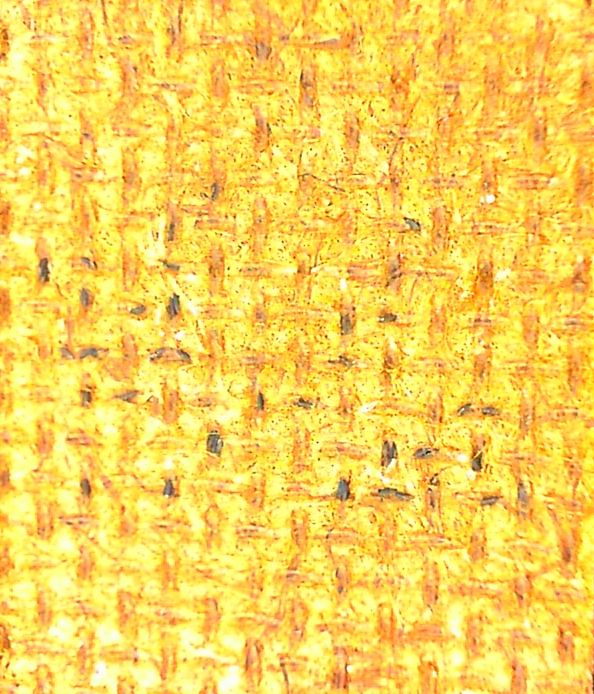
#> input picture teste12.png, 594 x 694 px
$ python teste.py   (Python 2 division)
#> lines starting #> are read from the running program, lines starting #| are printed output that depends on the picture; after the words box and inside, x2 and y2 are one past the last pixel; in counts of white or black regions, pixels touching at a corner belong together
#!/usr/bin/python


import numpy as np
import cv2
import datetime
from matplotlib import pyplot as plt


if __name__ == "__main__":
	rgb= cv2.imread('./teste12.png')
#> rgb is the input picture: shape (694, 594, 3); mean B, G, R 88.9, 211.6, 250
	s= rgb.shape
#> s = (694, 594, 3)
	gray= np.ndarray(shape=(s[0], s[1]), dtype=np.uint8)
	print gray.shape
#| (694, 594)
	for i in range (0, s[0]-1):
		for j in range (0,s[1]):
			r= 0.1*rgb[i,j, 0] + 0.1*rgb[i,j, 1] + 0.9*rgb[i,j, 2]

			if (r > 255) :
				r=255
			gray[i,j]= r;
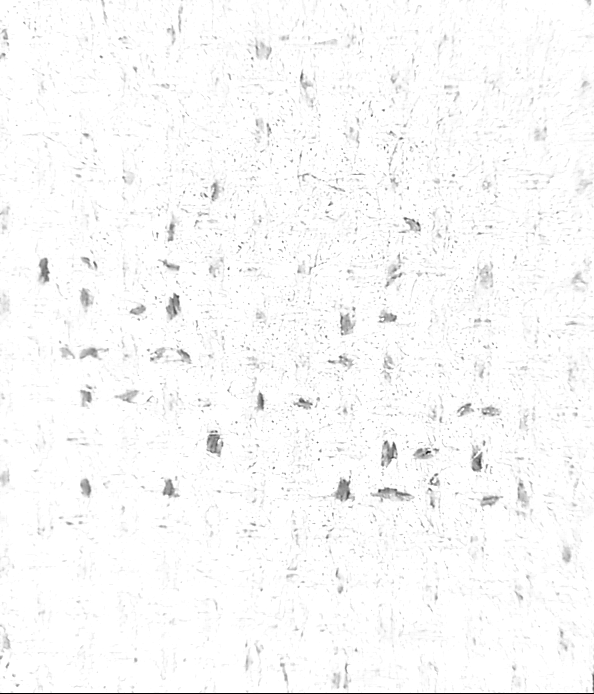
#> gray: shape (694, 594); min 0, max 255, mean 249.8
			#print r

        #lets try to clean the image, a very naive dilate algorithm
	for i in range (0, s[0]-1):
		for j in range (0,s[1]):
			 if gray[i,j] < 255 and gray[i,j] > 200:
		             if (i > 1) and (j < s[1]-1) and (i < s[0]-1) and (j > 1):
		                 if (gray[i-1, j] == 255) or (gray[i+1, j] == 255) or (gray[i, j-1] == 255) or (gray[i, j+1] ==255):
		                     gray[i+1, j] =255;
		                     gray[i-1, j] =255;
		                     gray[i, j-1] =255;
		                     gray[i, j+1] =255;
		                     gray[i, j] =255;
			 if gray[i,j] < 20 :
		             if (i > 1) and (j < s[1]-1) and (i < s[0]-1) and (j > 1):
		                 if (gray[i-1, j] == 0) or (gray[i+1, j] == 0) or (gray[i, j-1] == 0) or (gray[i, j+1] ==0):
		                     gray[i+1, j] =0;
		                     gray[i-1, j] =0;
		                     gray[i, j-1] =0;
		                     gray[i, j+1] =0;
		                     gray[i, j] =0;
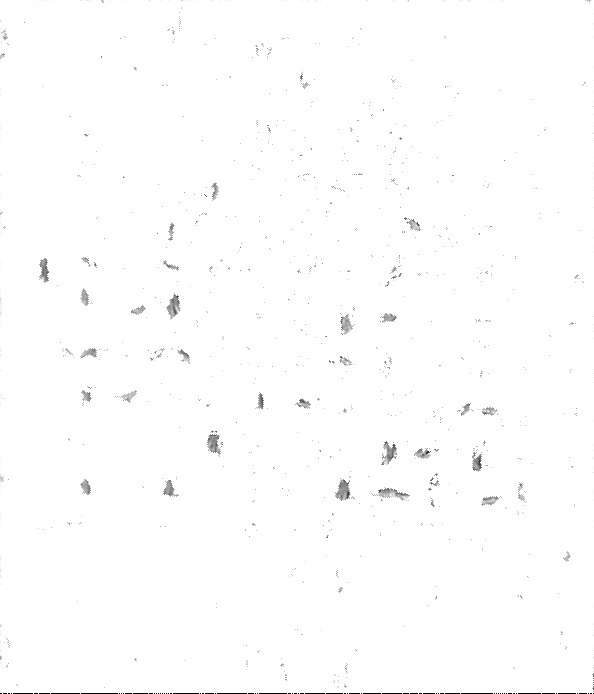
#> gray: shape (694, 594); min 0, max 255, mean 253.6

	#dilate
        #kernel= np.zeros((3,3),np.uint8)
	#grayD=cv2.dilate(gray, kernel, 8)

	#noise reduction
	#grayN= cv2.fastNlMeansDenoising(gray)

	#noise reduction
        (T, thresh) = cv2.threshold(gray, 220, 255, cv2.THRESH_BINARY)
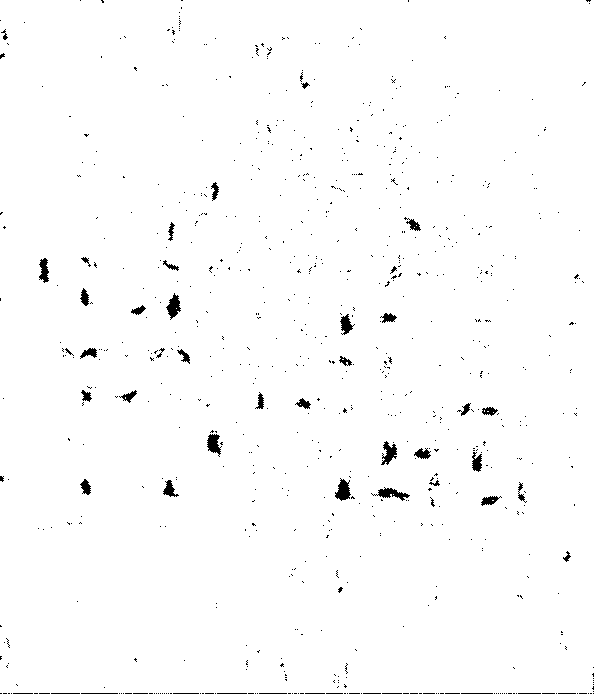
#> thresh: shape (694, 594); 98.7% white; 764 black regions (717 under 20 px), largest, box (x1, y1, x2, y2) and area: (335, 478, 351, 501) 222, (166, 293, 181, 320) 212, (371, 487, 410, 501) 212

	grayM= cv2.medianBlur(thresh, 7);
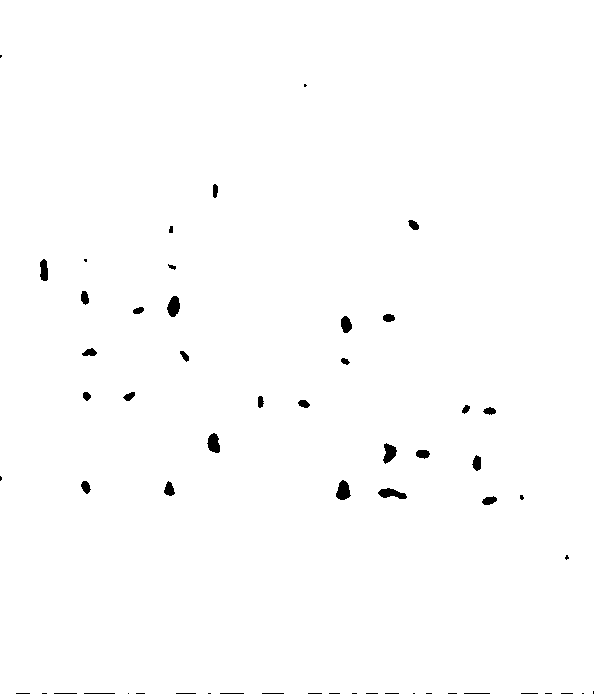
#> grayM: shape (694, 594); 99.3% white; 58 black regions (24 under 20 px), largest, box (x1, y1, x2, y2) and area: (336, 480, 351, 500) 206, (167, 296, 180, 317) 197, (378, 488, 407, 499) 194
	#lets threshold


	filegray= "gray.png"
	cv2.imwrite(filegray, gray)
#	plt.subplot(141),plt.imshow(rgb,'gray'),plt.title('RGB')
#	plt.subplot(121),plt.imshow(gray,'gray'),plt.title('CUSTOM_GRAY')
	plt.subplot(121),plt.imshow(grayM,'gray'),plt.title('MedianBlur')
	plt.subplot(122),plt.imshow(thresh,'gray'),plt.title('MedianBlur')
#	plt.subplot(143),plt.imshow(grayD,'gray'),plt.title('DILATE')
#	plt.subplot(144),plt.imshow(grayN,'gray'),plt.title('Noising')
	plt.show()

$ run again, with teste1.png copied over teste12.png
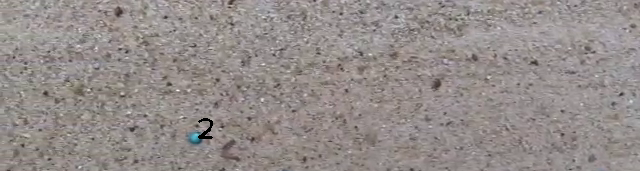
#> input picture teste1.png, 640 x 171 px
#> rgb is the input picture: shape (171, 640, 3); mean B, G, R 138.8, 141, 148.3
#| (171, 640)
#> `(T, thresh) = cv2.threshold(gray, 220, 255, cv2.THRESH_BINARY)`:
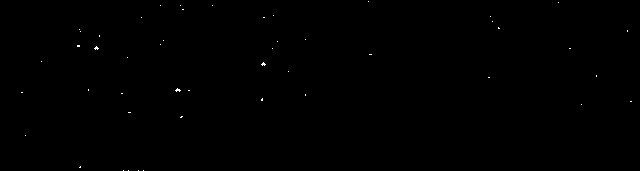
#> thresh: shape (171, 640); 0.1% white in thin lines or dots
#> grayM: shape (171, 640); every value is 0
#> `plt.show()`:
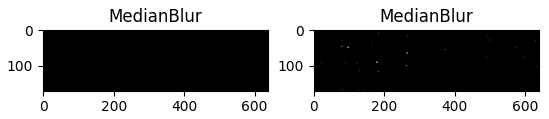
#> figure drawn by matplotlib, 2 panels
